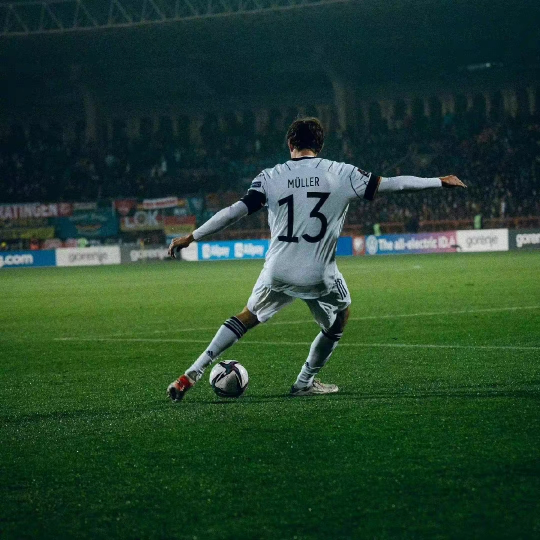
#> input picture 15picture/穆勒.jpg, 1080 x 1080 px (shown at 1/2 size)
$ python imagePra02.py
#> lines starting #> are read from the running program, lines starting #| are printed output that depends on the picture
from PIL import Image

# 像素操作
image = Image.open('穆勒.jpg')
#> image is the input picture: PIL image 1080x1080 RGB; mean R, G, B 36, 66.1, 46.2
for x in range(80, 310):
    for y in range(20, 360):
        image.putpixel((x, y), (128, 128, 128))
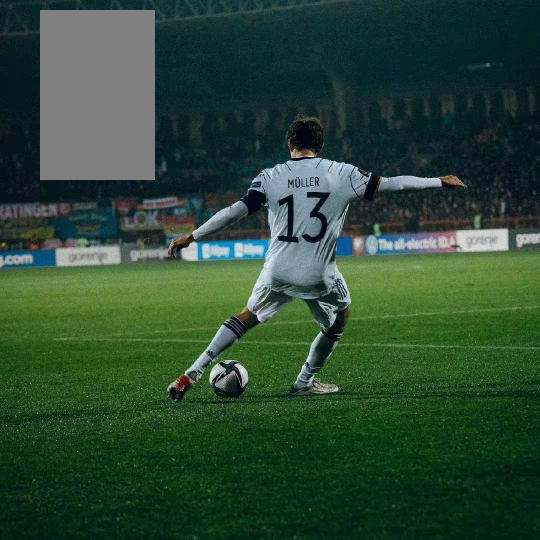
#> image: PIL image 1080x1080 RGB (shown at 1/2 size); mean R, G, B 43.8, 72.4, 52.1
image.show()
